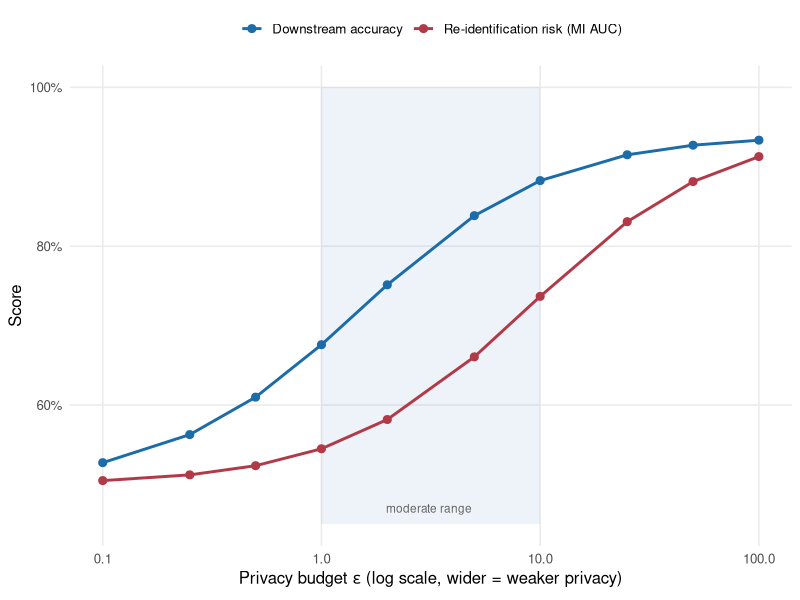

This figure's R source:
## ---- chunk 1
#| label: fig-privacy-utility
#| fig-cap: "Illustrative privacy-utility trade-off for a differentially-private tabular generator. As the epsilon budget widens (moving right, weaker privacy), downstream-model accuracy rises toward the no-DP ceiling, but so does the re-identification risk an audit would recover (membership-inference AUC). The two curves rise together, which is the whole difficulty: tightening privacy costs utility, and buying utility costs privacy. Numbers are illustrative, not measured."
#| echo: false
#| fig-width: 7
#| fig-height: 4.0
library(ggplot2)
library(tibble)
eps <- c(0.1, 0.25, 0.5, 1, 2, 5, 10, 25, 50, 100)
pu <- tibble::tibble(
  epsilon = rep(eps, 2),
  Measure = rep(c("Downstream accuracy",
                  "Re-identification risk (MI AUC)"),
                each = length(eps)),
  value = c(0.50 + 0.44 * eps / (eps + 1.5),
            0.50 + 0.45 * eps / (eps + 9))
)
ggplot(pu, aes(epsilon, value, colour = Measure,
               group = Measure)) +
  annotate("rect", xmin = 1, xmax = 10, ymin = 0.45,
           ymax = 1, alpha = 0.08, fill = "#1b6ca8") +
  annotate("text", x = 3.1, y = 0.47,
           label = "moderate range", size = 3,
           colour = "grey40") +
  geom_line(linewidth = 1) +
  geom_point(size = 2.4) +
  scale_x_log10(breaks = c(0.1, 1, 10, 100)) +
  scale_y_continuous(limits = c(0.45, 1),
                     labels = scales::percent) +
  scale_colour_manual(values = c(
    "Downstream accuracy" = "#1b6ca8",
    "Re-identification risk (MI AUC)" = "#b23a48")) +
  labs(x = expression("Privacy budget " * epsilon *
                      " (log scale, wider = weaker privacy)"),
       y = "Score", colour = NULL) +
  theme_minimal(base_size = 12) +
  theme(legend.position = "top",
        panel.grid.minor = element_blank())
